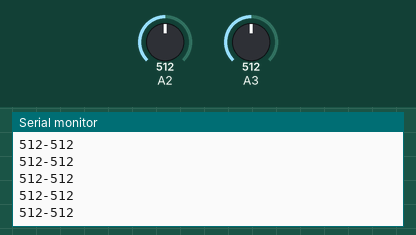
Simulated run of this sketch. Board: Arduino Uno, built with avr-gcc and run on an emulated ATmega328P. Parts: the last lines printed to the serial monitor. The inputs (shaded band) are chosen by the test bench; at power-on: A2 = 512, A3 = 512.

Above: at 1.2 s.
1.3 s: A2 set to 716
At 1.42 s:
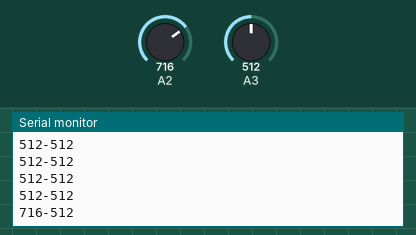
2.8 s: A3 set to 716
At 2.84 s:
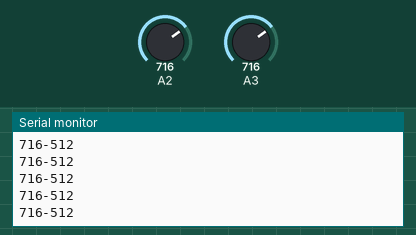
4.3 s: A2 set to 900
At 4.38 s:
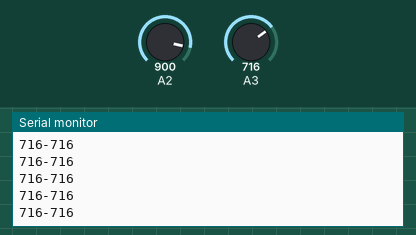
5.8 s: A3 set to 900
At 5.81 s:
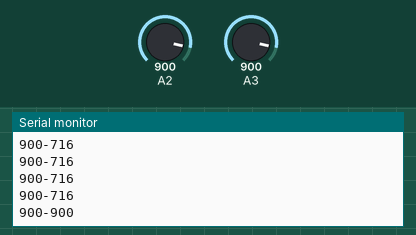
Timing chart, 0 to 8.3 s (numbered marks = the images above; inputs shaded):
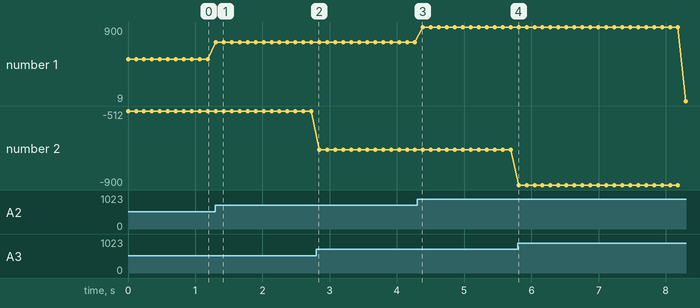

The sketch:

ADXL3xx.ino
```cpp
void setup() {
  int baud_rate = 9600;
  pinMode(A2, INPUT);
  pinMode(A3, INPUT);
  Serial.begin(baud_rate);

}

int x , y;
int delay_time=118;

void loop() {
  x=analogRead(A3);
  y=analogRead(A2);


  Serial.print(y);
  Serial.print("-");
  Serial.print(x);

  Serial.println();


  delay(delay_time);
}
```

Measured:
- after the input at 1.3 s, the serial monitor: prints a new line at once (image 1)
- after the input at 5.8 s, the serial monitor: prints a new line at once (image 4)
- plotted number 1: 512 → 716 after the input at 1.3 s, 716 → 900 after the input at 4.3 s
- plotted number 2: -512 → -716 after the input at 2.8 s, -716 → -900 after the input at 5.8 s
